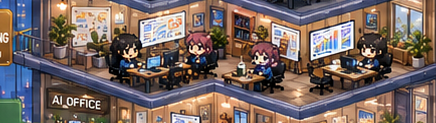
#> input picture references/style-lock/reference-floor-isometric-sample.png, 436 x 123 px
$ python -i imagetool.py   (imports and definitions only)
#> lines starting #> are read from the running program, lines starting #| are printed output that depends on the picture; after the words box and inside, x2 and y2 are one past the last pixel; in counts of white or black regions, pixels touching at a corner belong together
#> further down, picture is the input picture: PIL image 436x123 RGB; mean R, G, B 119.1, 103.1, 98.4
"""Deterministic image operations for the Autonomous Delivery Center.

Invoked by the delivery worker through the jailed command runner. Every
operation is deterministic (no AI, no network) so its results are facts, not
judgements.

Usage:
  python imagetool.py normalize --src IN --out OUT --width W --height H [--fit contain|cover] [--alpha]
  python imagetool.py validate  --path P --width W --height H [--alpha] [--json]
  python imagetool.py bbox      --path P
  python imagetool.py phash     --path P
  python imagetool.py contact   --out OUT --tile-w W --tile-h H --cols N --paths A B C
"""
from __future__ import annotations

import argparse
import hashlib
import json
import sys
from pathlib import Path

from PIL import Image

Image.MAX_IMAGE_PIXELS = 200_000_000


# [4 lines left out: function _open, not called in this run]


def _sha256(p: Path) -> str:
    return hashlib.sha256(p.read_bytes()).hexdigest()


# [28 lines left out: function op_normalize, not called in this run]


def _content_bbox(im: Image.Image) -> tuple[int, int, int, int] | None:
    """Bounding box of non-background content: alpha when present, else
    difference from the median border colour."""
    if im.mode in ("RGBA", "LA"):
        alpha = im.getchannel("A")
        return alpha.getbbox()
    rgb = im.convert("RGB")
    w, h = rgb.size
#> w = 436; h = 123
    border = [rgb.getpixel((x, 0)) for x in range(0, w, max(1, w // 40))]
#> border = 44 items, first 6: (170, 171, 193), (53, 77, 136), (62, 103, 177), (62, 115, 194), (78, 73, 86), (74, 58, 58)
    border += [rgb.getpixel((x, h - 1)) for x in range(0, w, max(1, w // 40))]
#> border = 88 items, first 6: (170, 171, 193), (53, 77, 136), (62, 103, 177), (62, 115, 194), (78, 73, 86), (74, 58, 58)
    bg = tuple(sorted(c)[len(c) // 2] for c in zip(*border))
#> bg = (114, 108, 96)
    from PIL import ImageChops
    diff = ImageChops.difference(rgb, Image.new("RGB", rgb.size, bg)).convert("L").point(lambda v: 255 if v > 26 else 0)
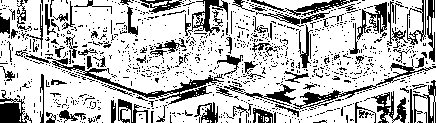
#> diff: PIL image 436x123 L; 74% white; 1047 black regions (953 under 20 px), largest, box (x1, y1, x2, y2) and area: (47, 57, 224, 105) 1100, (293, 59, 436, 110) 710, (0, 90, 32, 123) 538
    return diff.getbbox()


# [129 lines left out: functions op_bbox, op_phash, op_validate, op_contact, main, not called in this run]


# --------------------------------------------------------------------------
# Composite distinctness (correction cycle 1, §6). A single greyscale 8x8
# average hash cannot separate four differently-coloured night buildings, so
# distinctness combines luminance structure, colour distribution and silhouette.
# --------------------------------------------------------------------------

THRESHOLD_VERSION = "1.1.0"


# [15 lines left out: functions _dhash_bits, _ahash_bits, not called in this run]


def _hamming(a: str, b: str) -> int:
    return sum(1 for x, y in zip(a, b) if x != y) + abs(len(a) - len(b))


# [9 lines left out: function _colour_hist, not called in this run]


def _hist_distance(a: list[float], b: list[float]) -> float:
    """Total-variation distance in [0,1]."""
    return sum(abs(x - y) for x, y in zip(a, b)) / 2


def _silhouette(im: Image.Image, size: int = 16) -> list[int]:
    bb = _content_bbox(im)
#> bb = (0, 0, 436, 123)
    src = im.crop(bb) if bb else im
    if src.mode in ("RGBA", "LA"):
        mask = src.getchannel("A").resize((size, size), Image.LANCZOS)
    else:
        from PIL import ImageChops
        rgb = src.convert("RGB")
        w, h = rgb.size
#> w = 436; h = 123
        border = [rgb.getpixel((x, 0)) for x in range(0, w, max(1, w // 20))]
#> border = 21 items, first 6: (170, 171, 193), (76, 111, 184), (116, 92, 86), (101, 59, 38), (188, 144, 111), (174, 136, 108)
        bg = tuple(sorted(c)[len(c) // 2] for c in zip(*border))
#> bg = (101, 97, 108)
        mask = ImageChops.difference(rgb, Image.new("RGB", rgb.size, bg)).convert("L").resize((size, size), Image.LANCZOS)
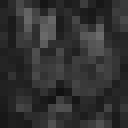
#> mask: PIL image 16x16 L (shown 8 times larger); min 17, max 107, mean 49
    return [1 if v > 40 else 0 for v in mask.getdata()]


# [84 lines left out: functions _silhouette_distance, op_distinct, op_contain, not called in this run]

SEGMENTATION_VERSION = "1.2.0"
FLOOR_ANCHOR_SPEC_VERSION = "1.1.0"


def _edge_map(im):
    from PIL import ImageFilter
    return im.convert("L").filter(ImageFilter.FIND_EDGES)


# [112 lines left out: functions op_segment, op_anchors, not called in this run]


# [2 lines not run here, left out]

>>> from PIL import Image
>>> picture = Image.open('../../references/style-lock/reference-floor-isometric-sample.png')
>>> result = _silhouette(picture)
#> result = 256 values, max 1 at index 1, min 0 at index 0, mean 0.594

$ run again, on references/style-lock/six-floor-tower-structure-guide.png
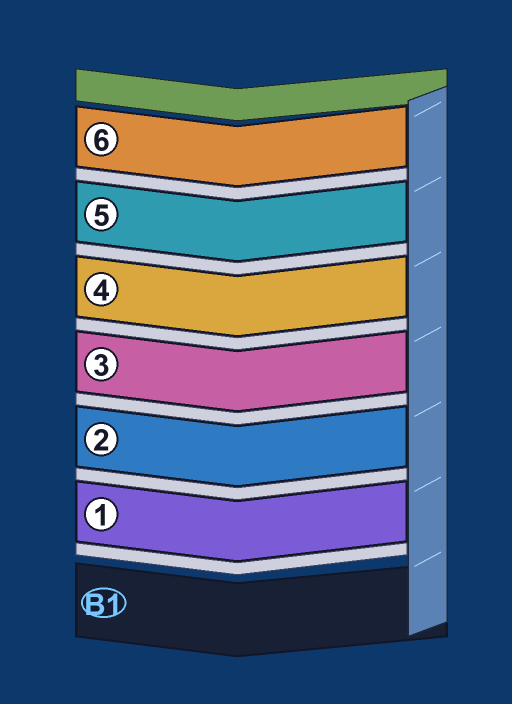
#> input picture references/style-lock/six-floor-tower-structure-guide.png, 1024 x 1408 px (shown at 1/2 size)
#> picture is the input picture: PIL image 1024x1408 RGB; mean R, G, B 74.7, 93.4, 124.4
#> in _content_bbox, `border = [rgb.getpixel((x, 0)) for x in range(0, w, max(1, w // 40))]`: border = 41 items, first 6: (13, 56, 108), (13, 56, 108), (13, 56, 108), (13, 56, 108), (13, 56, 108), (13, 56, 108)
#> in _content_bbox, `border += [rgb.getpixel((x, h - 1)) for x in range(0, w, max(1, w // 4..`: border = 82 items, first 6: (13, 56, 108), (13, 56, 108), (13, 56, 108), (13, 56, 108), (13, 56, 108), (13, 56, 108)
#> in _content_bbox, `bg = tuple(sorted(c)[len(c) // 2] for c in zip(*border))`: bg = (13, 56, 108)
#> in _content_bbox, `diff = ImageChops.difference(rgb, Image.new("RGB", rgb.size, bg)).conv..`:
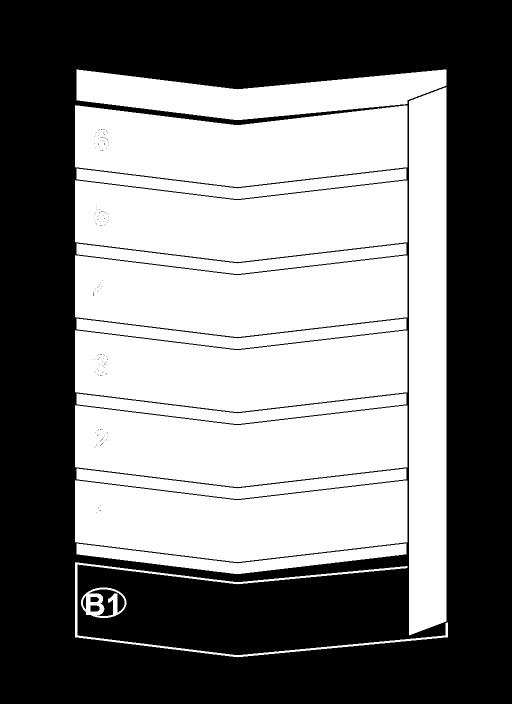
#> diff: PIL image 1024x1408 L (shown at 1/2 size); 49.6% white; 16 white regions, largest, box (x1, y1, x2, y2) and area: (150, 960, 815, 1124) 82453, (150, 510, 815, 674) 82442, (150, 810, 815, 974) 82426
#> bb = (150, 139, 896, 1315)
#> in _silhouette, `border = [rgb.getpixel((x, 0)) for x in range(0, w, max(1, w // 20))]`: border = 21 items, first 6: (30, 40, 30), (13, 56, 108), (13, 56, 108), (13, 56, 108), (13, 56, 108), (13, 56, 108)
#> in _silhouette, `bg = tuple(sorted(c)[len(c) // 2] for c in zip(*border))`: bg = (13, 56, 108)
#> in _silhouette, `mask = ImageChops.difference(rgb, Image.new("RGB", rgb.size, bg)).conv..`:
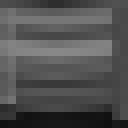
#> mask: PIL image 16x16 L (shown 8 times larger); min 16, max 136, mean 80.5
#> result = 256 values, max 1 at index 0, min 0 at index 226, mean 0.891
